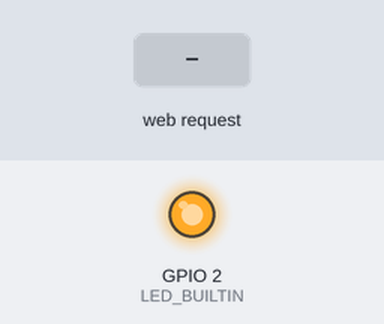
A sketch run on a simulated ESP8266 (NodeMCU). On the bench: output pins drawn as LEDs (lit = HIGH, except the on-board LED, lit = LOW). Inputs (shaded band) come from the test bench. WiFi joins after 1.5 s; servers stay silent unless stated; what the sketch prints to the serial monitor is not drawn.

Above: at 6.9 s.
At 13.1 s:
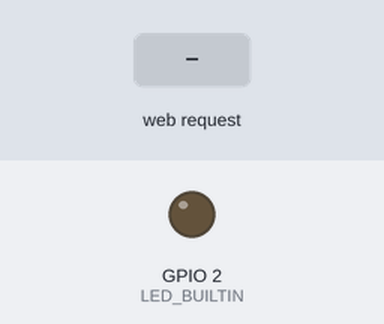
13.2 s: HTTP request GET /direct received
Timing chart, 0 to 16.2 s (numbered marks = the images above; inputs shaded):
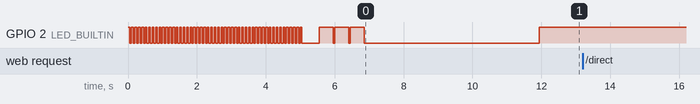

The sketch:

Controller-code.ino
```cpp
#include <stdlib.h>
#include <ESP8266WiFi.h>
#include <ESP8266mDNS.h>
#include <ESP8266WebServer.h>
#include <WiFiClient.h>
#include <Wire.h>
#include <Adafruit_PWMServoDriver.h>

ESP8266WebServer server(80);

Adafruit_PWMServoDriver pwm1 = Adafruit_PWMServoDriver();


void direct_control();
void zone(Adafruit_PWMServoDriver);
void handleNotFound();


void setup()
{
  pinMode(LED_BUILTIN, OUTPUT);

  Serial.begin(9600);   // Serial comm

  for(int i=0; i<=50;i++)
  {
    digitalWrite(LED_BUILTIN, HIGH);
    delay(50);
    digitalWrite(LED_BUILTIN, LOW);
    delay(50);
  }

  Serial.print("MAC Address: ");
  Serial.println(WiFi.macAddress());

  WiFi.begin("SSID", "password");                 // Connecting to wifi
  Serial.print("Connecting");
  while (WiFi.status() != WL_CONNECTED)           // Waiting for connection
  {
    delay(400);
    digitalWrite(LED_BUILTIN, LOW);
    Serial.print(".");
    delay(50);
    digitalWrite(LED_BUILTIN, HIGH);
  }

  digitalWrite(LED_BUILTIN, LOW);
  Serial.print(" Connection established. IP address: ");
  Serial.println(WiFi.localIP());

  if (MDNS.begin("esp8266"))                        // Start the mDNS responder for esp8266.local
  {
    Serial.println("mDNS responder started");
  }
  else
  {
    Serial.println("Error setting up MDNS responder!");
  }


  server.on("/direct", HTTP_POST, direct_control);  // Call direct_control() after receiving a POST request on localhost/direct
  server.onNotFound(handleNotFound);                // Call handleNotFound() after receiving a request on an unknown URL

  pwm1.begin();
  pwm1.setPWMFreq(400);


  server.begin();
  Serial.println("HTTP server started.");
  delay(5000);
  digitalWrite(LED_BUILTIN, HIGH);
}


void loop()
{
  server.handleClient();

  /*
  pwm.setPWM(15, 0, PWMValue);

  PWMValue*=pow(2, 0.05);

  if(PWMValue>=4095)
    PWMValue=50;

  delay(30);
  */
}


void direct_control()
{
  Serial.println("Received direct control request");
  if (server.arg("pwm") == "1")     //add else if after adding another PCA PWM controller,
    if (server.hasArg("0"))
      zone(pwm1, 0);
    else if (server.hasArg("5"))
      zone(pwm1, 5);
    else if (server.hasArg("10"))
      zone(pwm1, 10);
    else
      server.send(400, "text/plain", "Invalid channel");
  else
  {
    server.send(400, "text/plain", "Invalid board");
    Serial.println("Responded: 400");
  }
}

void zone(Adafruit_PWMServoDriver pwm, int num)      // arguments: which board and with which channel the request starts (which zone - 0,5,10)
{
  digitalWrite(LED_BUILTIN, LOW);
  int temp;
  for(int i=num; i<num+5; i++)
  {
    temp = server.arg(String(i)).toInt();
    pwm.setPWM(i, 0, temp);
    //Serial.print(i);
    //Serial.print(": ");
    //Serial.println(temp);
  }
  server.send(200, "text/plain", "OK");
  Serial.println("Responded: 200");
  digitalWrite(LED_BUILTIN, HIGH);
}

void handleNotFound()
{
  server.send(404, "text/plain", "404: Not found");
  Serial.println("Responded: 404");
}
```

Measured:
- after the input at 13.2 s, every drawn part: stays the same
